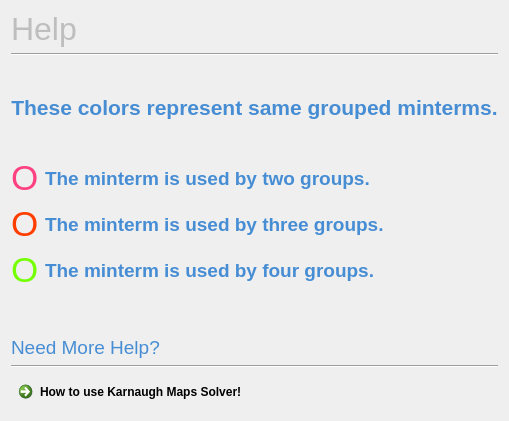
        <widget class="QWidget" name="tab_4">
         <attribute name="title">
          <string>Help</string>
         </attribute>
         <layout class="QVBoxLayout" name="verticalLayout_5">
          <item>
           <layout class="QVBoxLayout" name="verticalLayout_3">
            <item>
             <widget class="QLabel" name="label_50">
              <property name="enabled">
               <bool>false</bool>
              </property>
              <property name="font">
               <font>
                <family>Yu Gothic UI</family>
                <pointsize>24</pointsize>
               </font>
              </property>
              <property name="text">
               <string>Help</string>
              </property>
             </widget>
            </item>
            <item>
             <widget class="Line" name="line_91">
              <property name="orientation">
               <enum>Qt::Horizontal</enum>
              </property>
             </widget>
            </item>
            <item>
             <widget class="QLabel" name="label_54">
              <property name="minimumSize">
               <size>
                <width>0</width>
                <height>90</height>
               </size>
              </property>
              <property name="font">
               <font>
                <family>Yu Gothic UI</family>
                <pointsize>16</pointsize>
                <weight>75</weight>
                <bold>true</bold>
               </font>
              </property>
              <property name="styleSheet">
               <string notr="true">color: rgb(70, 141, 212);</string>
              </property>
              <property name="text">
               <string>These colors represent same grouped minterms.</string>
              </property>
              <property name="alignment">
               <set>Qt::AlignCenter</set>
              </property>
             </widget>
            </item>
            <item>
             <layout class="QGridLayout" name="gridLayout_7">
              <item row="1" column="0">
               <widget class="QLabel" name="label_52">
                <property name="maximumSize">
                 <size>
                  <width>30</width>
                  <height>16777215</height>
                 </size>
                </property>
                <property name="font">
                 <font>
                  <pointsize>26</pointsize>
                 </font>
                </property>
                <property name="styleSheet">
                 <string notr="true">color: #FF3D00;</string>
                </property>
                <property name="text">
                 <string>O</string>
                </property>
               </widget>
              </item>
              <item row="1" column="2">
               <spacer name="horizontalSpacer_9">
                <property name="orientation">
                 <enum>Qt::Horizontal</enum>
                </property>
                <property name="sizeHint" stdset="0">
                 <size>
                  <width>40</width>
                  <height>20</height>
                 </size>
                </property>
               </spacer>
              </item>
              <item row="0" column="0">
               <widget class="QLabel" name="label_53">
                <property name="maximumSize">
                 <size>
                  <width>30</width>
                  <height>16777215</height>
                 </size>
                </property>
                <property name="font">
                 <font>
                  <pointsize>26</pointsize>
                 </font>
                </property>
                <property name="styleSheet">
                 <string notr="true">color: #FF4081;</string>
                </property>
                <property name="text">
                 <string>O</string>
                </property>
               </widget>
              </item>
              <item row="2" column="0">
               <widget class="QLabel" name="label_51">
                <property name="maximumSize">
                 <size>
                  <width>30</width>
                  <height>16777215</height>
                 </size>
                </property>
                <property name="font">
                 <font>
                  <pointsize>26</pointsize>
                 </font>
                </property>
                <property name="styleSheet">
                 <string notr="true">color: #76FF03;</string>
                </property>
                <property name="text">
                 <string>O</string>
                </property>
               </widget>
              </item>
              <item row="0" column="1">
               <widget class="QLabel" name="label_55">
                <property name="font">
                 <font>
                  <family>Yu Gothic UI</family>
                  <pointsize>14</pointsize>
                  <weight>75</weight>
                  <bold>true</bold>
                 </font>
                </property>
                <property name="styleSheet">
                 <string notr="true">color: rgb(70, 141, 212);</string>
                </property>
                <property name="text">
                 <string>The minterm is used by two groups.</string>
                </property>
               </widget>
              </item>
              <item row="1" column="1">
               <widget class="QLabel" name="label_56">
                <property name="font">
                 <font>
                  <family>Yu Gothic UI</family>
                  <pointsize>14</pointsize>
                  <weight>75</weight>
                  <bold>true</bold>
                 </font>
                </property>
                <property name="styleSheet">
                 <string notr="true">color: rgb(70, 141, 212);</string>
                </property>
                <property name="text">
                 <string>The minterm is used by three groups.</string>
                </property>
               </widget>
              </item>
              <item row="2" column="1">
               <widget class="QLabel" name="label_57">
                <property name="font">
                 <font>
                  <family>Yu Gothic UI</family>
                  <pointsize>14</pointsize>
                  <weight>75</weight>
                  <bold>true</bold>
                 </font>
                </property>
                <property name="styleSheet">
                 <string notr="true">color: rgb(70, 141, 212);</string>
                </property>
                <property name="text">
                 <string>The minterm is used by four groups.</string>
                </property>
               </widget>
              </item>
             </layout>
            </item>
            <item>
             <spacer name="verticalSpacer_19">
              <property name="font">
               <font>
                <pointsize>14</pointsize>
               </font>
              </property>
              <property name="orientation">
               <enum>Qt::Vertical</enum>
              </property>
              <property name="sizeHint" stdset="0">
               <size>
                <width>20</width>
                <height>40</height>
               </size>
              </property>
             </spacer>
            </item>
            <item>
             <widget class="QLabel" name="label_58">
              <property name="font">
               <font>
                <family>Yu Gothic UI</family>
                <pointsize>14</pointsize>
               </font>
              </property>
              <property name="styleSheet">
               <string notr="true">color: rgb(70, 141, 212);</string>
              </property>
              <property name="text">
               <string>Need More Help?</string>
              </property>
             </widget>
            </item>
            <item>
             <widget class="Line" name="line_92">
              <property name="orientation">
               <enum>Qt::Horizontal</enum>
              </property>
             </widget>
            </item>
            <item>
             <widget class="QCommandLinkButton" name="howToUseKMapSolverButton">
              <property name="text">
               <string>How to use Karnaugh Maps Solver!</string>
              </property>
             </widget>
            </item>
           </layout>
          </item>
         </layout>
        </widget>
